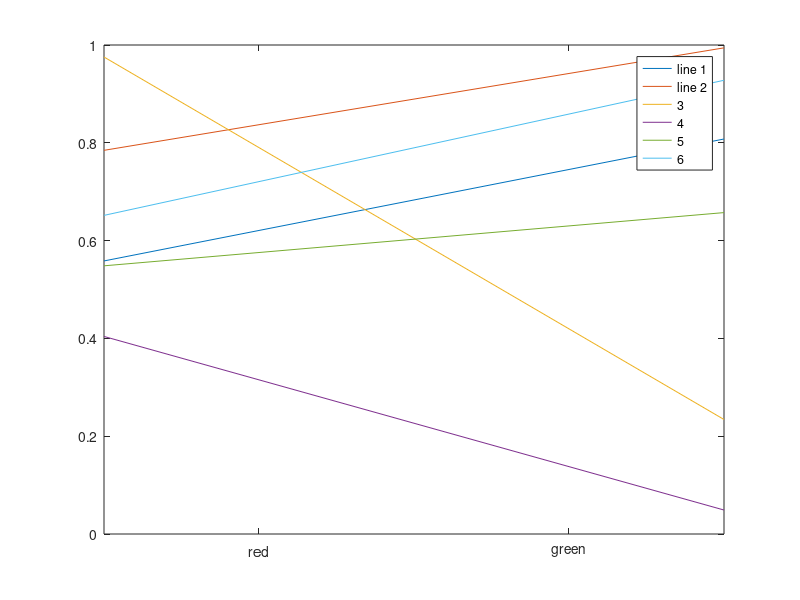

Source code (MATLAB): (Note: this script raises an error after producing the figure.)
hfig = figure;
set(hfig,'units','centimeters','NumberTitle','off','Name','test10');
pos = get(hfig,'position');
set(hfig,'position',[pos(1:2),6,4]);

%%
plot([-1 1],rand(6,2));
set(gca,'xtick',[-0.5 0.5]);
set(gca,'xticklabel',{'red','green'});
hleg=legend('line 1','line 2','3','4','5','6');
h6=findobj(hleg,'string','6');
set(h6,'userdata','matlabfrag:Line6');

%%
matlabfrag('graphics/test10');